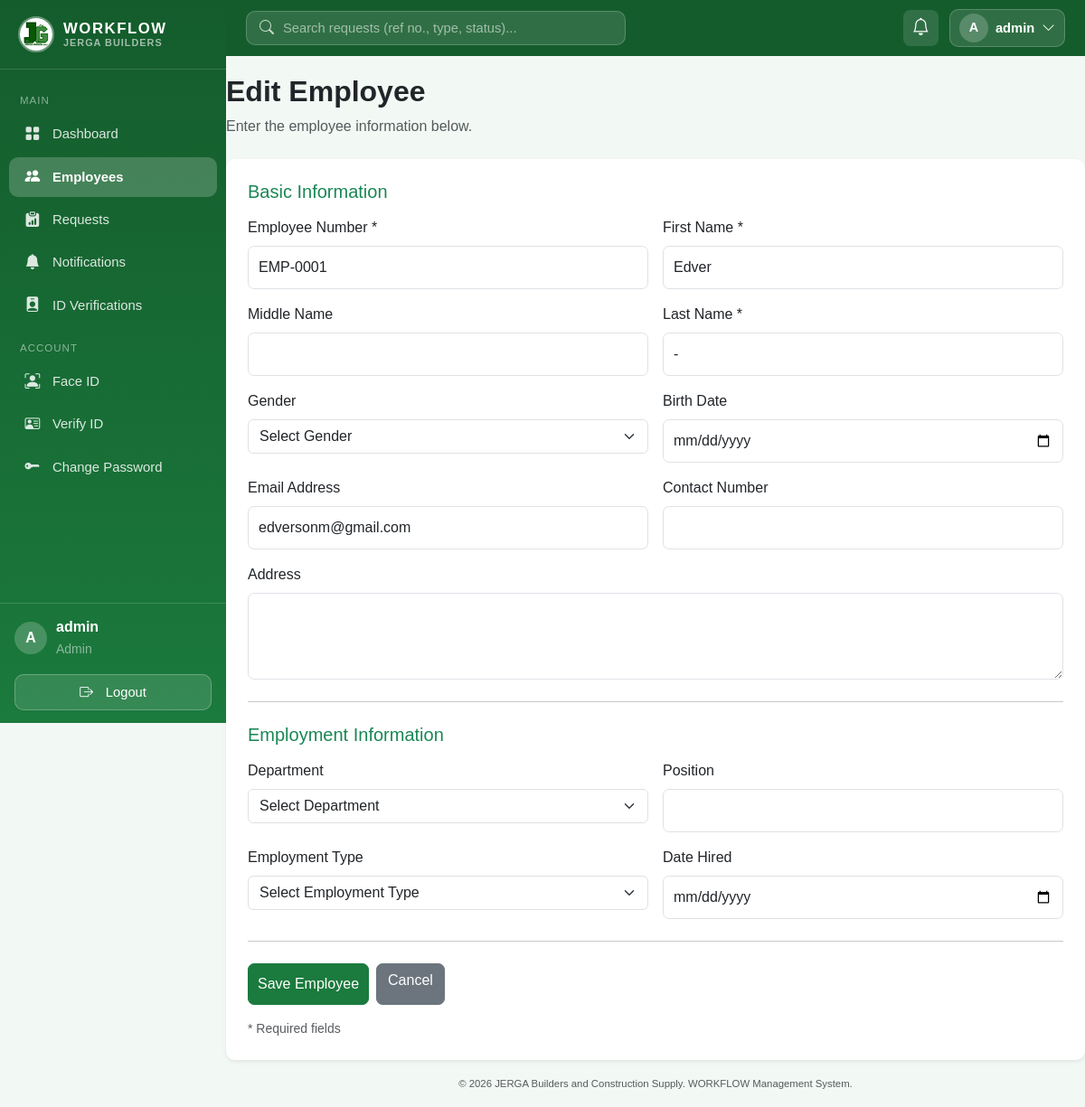
The page /employees/1/edit (signed in) on the database its author committed.
### models/user.py (models this page shows, shortened)
class User(UserMixin, db.Model):
    __tablename__ = "users"
    id = db.Column(db.Integer, primary_key=True)
    username = db.Column(db.String(80), unique=True, nullable=False)
    email = db.Column(db.String(120), unique=True, nullable=False)
    password_hash = db.Column(db.String(255), nullable=False)
    role = db.Column(db.String(20), nullable=False, default="employee")  # "admin" | "hr" | "employee"
    is_active = db.Column(db.Boolean, default=True, nullable=False)
    created_at = db.Column(db.DateTime, default=db.func.now())
    employee_id = db.Column(db.Integer, db.ForeignKey("employees.id"), unique=True, nullable=True)
    employee = db.relationship("Employee", back_populates="user")
    submitted_requests = db.relationship(
        "EmployeeRequest", foreign_keys="EmployeeRequest.submitted_by_id", back_populates="submitted_by"
    )
    reviewed_requests = db.relationship(
        "EmployeeRequest", foreign_keys="EmployeeRequest.reviewed_by_id", back_populates="reviewed_by"
    )
    notifications = db.relationship(
        "Notification", back_populates="user", lazy=True, cascade="all, delete-orphan"
    )
    face_encoding = db.Column(db.Text, nullable=True)
    face_enrolled_at = db.Column(db.DateTime, nullable=True)
    face_photo = db.Column(db.String(255), nullable=True)
    reset_code = db.Column(db.String(6), nullable=True)
    reset_code_expires = db.Column(db.DateTime, nullable=True)
    id_document = db.Column(db.String(255), nullable=True)          # uploaded file name
    id_document_type = db.Column(db.String(50), nullable=True)
    id_verified = db.Column(db.Boolean, default=False, nullable=False)
    id_verified_by_id = db.Column(db.Integer, db.ForeignKey("users.id"), nullable=True)

### models/employee.py (models this page shows, shortened)
class Employee(db.Model):
    __tablename__ = "employees"
    id = db.Column(db.Integer, primary_key=True)
    employee_number = db.Column(db.String(50), unique=True, nullable=False)
    first_name = db.Column(db.String(100), nullable=False)
    middle_name = db.Column(db.String(100), nullable=True)
    last_name = db.Column(db.String(100), nullable=False)
    gender = db.Column(db.String(20), nullable=True)
    birth_date = db.Column(db.Date, nullable=True)
    address = db.Column(db.Text, nullable=True)
    contact_number = db.Column(db.String(30), nullable=True)
    email = db.Column(db.String(120), unique=True, nullable=True)
    department = db.Column(db.String(100), nullable=True)
    position = db.Column(db.String(100), nullable=True)
    employment_type = db.Column(db.String(50), nullable=True)
    date_hired = db.Column(db.Date, nullable=True)
    status = db.Column(db.String(20), default="Active", nullable=False)  # "Active" | "Inactive"
    created_at = db.Column(db.DateTime, default=db.func.now())
    updated_at = db.Column(db.DateTime, default=db.func.now(), onupdate=db.func.now())
    user = db.relationship("User", back_populates="employee", uselist=False)
    requests = db.relationship("EmployeeRequest", back_populates="employee")

### routes/employee.py (the view, shortened to what this page needs)
@employee_bp.route("/<int:employee_id>/edit", methods=["GET", "POST"])
@admin_or_hr_required
def edit_employee(employee_id):
    employee = get_employee_or_404(employee_id)
    return render_template("employees/form.html", employee=employee, page_title="Edit Employee")

### models/user.py (called while the page is built)
@login_manager.user_loader
def load_user(user_id):
    return db.session.get(User, int(user_id))

### routes/employee.py (called while the page is built)
def admin_or_hr_required(function):
    @wraps(function)
    @login_required
    def decorated_function(*args, **kwargs):
        if current_user.role not in ("admin", "hr"):
            abort(403)
        return function(*args, **kwargs)
    return decorated_function

def get_employee_or_404(employee_id):
    employee = db.session.get(Employee, employee_id)
    if employee is None:
        abort(404)
    return employee

### templates/employees/form.html (shortened to what this page needs)
{% extends "base.html" %}
{% block content %}
<div class="mb-4">
    <h2 class="fw-bold">{{ page_title }}</h2>
    <p class="text-muted">
        Enter the employee information below.
    </p>
</div>
<div class="card shadow-sm">
    <div class="card-body p-4">
        <form method="POST">
            <h5 class="text-success mb-3">Basic Information</h5>
            <div class="row g-3">
                <div class="col-md-6">
                    <label class="form-label">
                        Employee Number *
                    </label>
                    <input type="text"
                           name="employee_number"
                           class="form-control"
                           maxlength="50"
                           value="{{ employee.employee_number if employee else '' }}"
                           required>
                </div>
                <div class="col-md-6">
                    <label class="form-label">First Name *</label>
                    <input type="text"
                           name="first_name"
                           class="form-control"
                           maxlength="100"
                           value="{{ employee.first_name if employee else '' }}"
                           required>
                </div>
                <div class="col-md-6">
                    <label class="form-label">Middle Name</label>
                    <input type="text"
                           name="middle_name"
                           class="form-control"
                           maxlength="100"
                           value="{{ employee.middle_name if employee and employee.middle_name else '' }}">
                </div>
                <div class="col-md-6">
                    <label class="form-label">Last Name *</label>
                    <input type="text"
                           name="last_name"
                           class="form-control"
                           maxlength="100"
                           value="{{ employee.last_name if employee else '' }}"
                           required>
                </div>
                <div class="col-md-6">
                    <label class="form-label">Gender</label>
                    <select name="gender" class="form-select" required>
                        <option value="">Select Gender</option>
                    </select>
                </div>
                <div class="col-md-6">
                    <label class="form-label">Birth Date</label>
                    <input type="date"
                           name="birth_date"
                           class="form-control"
                           required
                           value="{{ employee.birth_date.isoformat() if employee and employee.birth_date else '' }}">
                </div>
                <div class="col-md-6">
                    <label class="form-label">Email Address</label>
                    <input type="email"
                           name="email"
                           class="form-control"
                           maxlength="120"
                           required
                           value="{{ employee.email if employee and employee.email else '' }}">
                </div>
                <div class="col-md-6">
                    <label class="form-label">Contact Number</label>
                    <input type="text"
                           name="contact_number"
                           class="form-control"
                           maxlength="30"
                           required
                           value="{{ employee.contact_number if employee and employee.contact_number else '' }}">
                </div>
                <div class="col-12">
                    <label class="form-label">Address</label>
                    <textarea name="address"
                              class="form-control"
                              rows="3"
                              required>{{ employee.address if employee and employee.address else '' }}</textarea>
                </div>
            </div>
            <hr class="my-4">
            <h5 class="text-success mb-3">Employment Information</h5>
            <div class="row g-3">
                <div class="col-md-6">
                    <label class="form-label">Department</label>
                    <select name="department" class="form-select" required>
                        <option value="">Select Department</option>
                    </select>
                </div>
                <div class="col-md-6">
                    <label class="form-label">Position</label>
                    <input type="text"
                           name="position"
                           class="form-control"
                           maxlength="100"
                           required
                           value="{{ employee.position if employee and employee.position else '' }}">
                </div>
                <div class="col-md-6">
                    <label class="form-label">Employment Type</label>
                    <select name="employment_type" class="form-select" required>
                        <option value="">Select Employment Type</option>
                    </select>
                </div>
                <div class="col-md-6">
                    <label class="form-label">Date Hired</label>
                    <input type="date"
                           name="date_hired"
                           class="form-control"
                           required
                           value="{{ employee.date_hired.isoformat() if employee and employee.date_hired else '' }}">
                </div>
            </div>
            <hr class="my-4">
            <div class="d-flex gap-2">
                <button type="submit" class="btn btn-success">
                    Save Employee
                </button>
                <a href="{{ url_for('employees.list_employees') }}"
                   class="btn btn-secondary">
                    Cancel
                </a>
            </div>
            <p class="text-muted small mt-3 mb-0">
                * Required fields
            </p>
        </form>
    </div>
</div>
{% endblock %}

### templates/base.html (shortened to what this page needs)
<!doctype html>
<html lang="en">
<head>
    <link
    rel="stylesheet"
    href="{{ url_for('static', filename='vendor/bootstrap.min.css') }}"
    />
    <link
    rel="stylesheet"
    href="{{ url_for('static', filename='vendor/bootstrap-icons.min.css') }}"
    />
    <link
    rel="stylesheet"
    href="{{ url_for('static', filename='css/style.css') }}"
    />
</head>
<body class="{% if current_user.is_authenticated %}with-sidebar{% endif %}">
    {% if current_user.is_authenticated %}
    <aside class="sidebar" id="sidebar">
    <div class="sidebar-brand">
        <img
        src="{{ url_for('static', filename='img/JERGA.jpg') }}"
        alt="JERGA WORKFLOW logo"
        class="sidebar-logo"
        width="40"
        height="40"
        />
        <div class="sidebar-brand-text">
        <span class="brand-name">WORKFLOW</span>
        <small>JERGA Builders</small>
        </div>
    </div>
    <nav class="sidebar-nav">
        <div class="sidebar-section">Main</div>
        <a
        href="{{ url_for('auth.dashboard') }}"
        class="sidebar-link {% if request.endpoint == 'auth.dashboard' %}active{% endif %}"
        >
        <i class="bi bi-grid-fill sb-icon"></i> Dashboard
        </a>
        {% if current_user.role in ["admin", "hr"] %}
        <a
        href="{{ url_for('employees.list_employees') }}"
        class="sidebar-link {% if request.endpoint and request.endpoint.startswith('employees') %}active{% endif %}"
        >
        <i class="bi bi-people-fill sb-icon"></i> Employees
        </a>
        {% endif %}
        <a
        href="{{ url_for('requests.list_requests') }}"
        class="sidebar-link {% if request.endpoint and request.endpoint.startswith('requests') %}active{% endif %}"
        >
        <i class="bi bi-clipboard-data-fill sb-icon"></i> Requests
        </a>
        <a
          href="{{ url_for('notifications.list_notifications') }}"
          class="sidebar-link {% if request.endpoint and request.endpoint.startswith('notifications') %}active{% endif %}"
        >
          <i class="bi bi-bell-fill sb-icon"></i> Notifications
        </a>
        {% if current_user.role == "admin" %}
        <a
          href="{{ url_for('biometrics.admin_verifications') }}"
          class="sidebar-link {% if request.endpoint == 'biometrics.admin_verifications' %}active{% endif %}"
        >
          <i class="bi bi-person-badge-fill sb-icon"></i> ID Verifications
        </a>
        {% endif %}
        <div class="sidebar-section">Account</div>
        <a
          href="{{ url_for('biometrics.enroll') }}"
          class="sidebar-link {% if request.endpoint == 'biometrics.enroll' %}active{% endif %}"
          title="Face ID settings"
        >
          <i class="bi bi-person-bounding-box sb-icon"></i> Face ID
        </a>
        <a
          href="{{ url_for('biometrics.verify_id') }}"
          class="sidebar-link {% if request.endpoint == 'biometrics.verify_id' %}active{% endif %}"
          title="Valid ID verification"
        >
          <i class="bi bi-person-vcard sb-icon"></i>
          {% if current_user.id_verified %} ID Verified {% elif
          current_user.id_document %} ID Pending {% else %} Verify ID {% endif
          %}
        </a>
        <a
          href="{{ url_for('account.change_password') }}"
          class="sidebar-link {% if request.endpoint == 'account.change_password' %}active{% endif %}"
          title="Change password"
        >
          <i class="bi bi-key-fill sb-icon"></i> Change Password
        </a>
      </nav>
      <div class="sidebar-footer">
        <div class="sidebar-user">
          <div class="avatar">{{ current_user.username|first|upper }}</div>
          <div class="sidebar-user-info">
            <div class="fw-semibold">{{ current_user.username }}</div>
            <small class="text-white-50">{{ current_user.role|title }}</small>
          </div>
        </div>
        <a
          href="{{ url_for('auth.logout') }}"
          class="sidebar-logout w-100 mt-3"
          type="button"
        >
          <i class="bi bi-box-arrow-right me-2"></i>Logout
        </a>
      </div>
    </aside>
    <header class="topbar">
      <form
        class="topbar-search"
        method="GET"
        action="{{ url_for('requests.list_requests') }}"
        role="search"
      >
        <i class="bi bi-search"></i>
        <input
          type="search"
          name="q"
          value="{{ request.args.get('q', '') }}"
          placeholder="Search requests (ref no., type, status)..."
          aria-label="Search requests"
        />
      </form>
      <div class="topbar-actions">
        <a
          href="{{ url_for('notifications.list_notifications') }}"
          class="topbar-bell"
          title="Notifications"
        >
          <i class="bi bi-bell"></i>
        </a>
        <div class="dropdown">
          <button
            class="topbar-profile"
            type="button"
            data-bs-toggle="dropdown"
            data-bs-display="static"
            aria-expanded="false"
          >
            <span class="avatar avatar-sm"
              >{{ current_user.username|first|upper }}</span
            >
            <span class="topbar-name d-none d-sm-inline"
              >{{ current_user.username }}</span
            >
            <i class="bi bi-chevron-down d-none d-sm-inline"></i>
          </button>
        </div>
      </div>
    </header>
    {% endif %}
    <main class="app-main">
       {% block content %}{% endblock %}
    </main>
    <footer class="text-center py-3 text-muted app-footer">
      <small>
        &copy; 2026 JERGA Builders and Construction Supply. WORKFLOW Management
        System.
      </small>
    </footer>
  </body>
</html>

### rows shown on the page
User: username|first "A", username "admin", role "Admin"
Employee: employee_number "EMP-0001", first_name "Edver", last_name "-", email "edversonm@gmail.com"

### other values the page prints
{{ page_title }} "Edit Employee"
